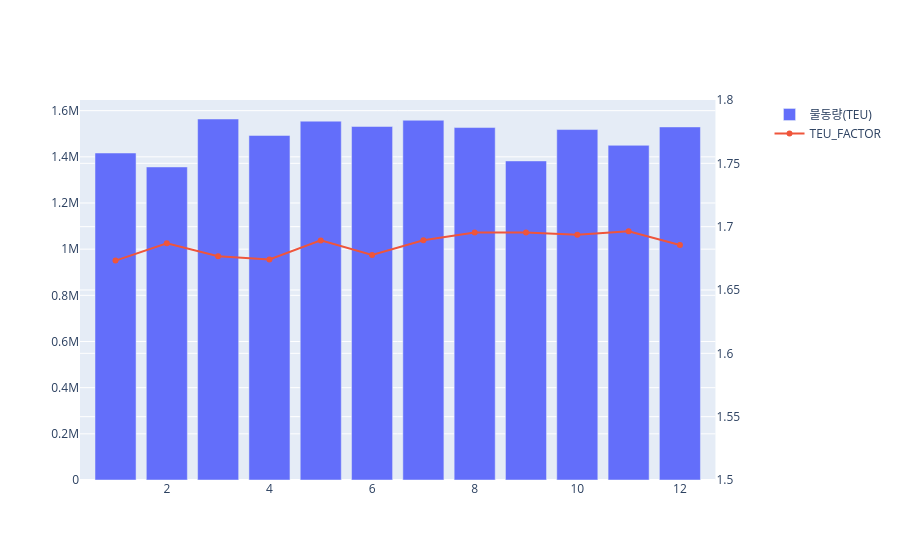

Notebook source saved alongside this figure:
### Code cell
import plotly.graph_objects as go
from plotly.subplots import make_subplots



fig_dual = make_subplots(specs=[[{'secondary_y': True}]])# 보조 y축 하나 추가한디

fig_dual.add_trace(
    go.Bar(
        x=monthly_sin['월'], y=monthly_sin['물동량'], name='물동량(TEU)'
    ),
    secondary_y=False
)

fig_dual.add_trace(
    go.Scatter(
        x=monthly_sin['월'], y=monthly_sin['TEU_FACTOR'], mode='lines+markers', name='TEU_FACTOR'
    ),
    secondary_y=True
)

fig_dual.update_yaxes(secondary_y=True, range=[1.5, 1.8])
fig_dual.show()

### Figure 1 — Plotly figure (JSON) as saved in the notebook; plotly's stock layout.template omitted (floating-point values rounded to 4 significant figures)
{"data": [{"name": "물동량(TEU)", "x": [1, 2, 3, 4, 5, 6, 7, 8, 9, 10, 11, 12], "y": [1417000.0, 1356000.0, 1564000.0, 1493000.0, 1555000.0, 1531000.0, 1558000.0, 1527000.0, 1382000.0, 1518000.0, 1450000.0, 1530000.0], "type": "bar", "xaxis": "x", "yaxis": "y"}, {"mode": "lines+markers", "name": "TEU_FACTOR", "x": [1, 2, 3, 4, 5, 6, 7, 8, 9, 10, 11, 12], "y": [1.673, 1.687, 1.677, 1.674, 1.689, 1.678, 1.689, 1.695, 1.695, 1.694, 1.696, 1.685], "type": "scatter", "xaxis": "x", "yaxis": "y2"}], "layout": {"xaxis": {"anchor": "y", "domain": [0.0, 0.94]}, "yaxis": {"anchor": "x", "domain": [0.0, 1.0]}, "yaxis2": {"anchor": "x", "overlaying": "y", "side": "right", "range": [1.5, 1.8]}}}
